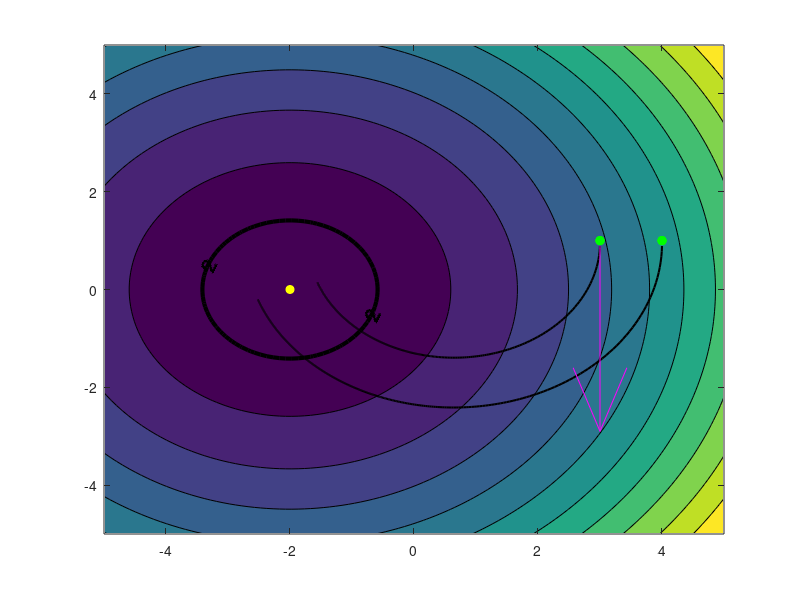

The MATLAB source for this figure: (Note: this script raises an error after producing the figure.)
clc; clear all;
%Constants
r0 = [-2;0];
r1 = [3;1];
r2 = [4;1];
k1 = .3;
dt = 0.01;
thresh = .6;
t = 2;
R = [0, -1; 1, 0];
maxcycles = 1000;
r1dot = zeros(2,maxcycles);
r2dot = zeros(2,maxcycles);
video_flag = false;

% initial positions of robots
r1(1,1) = 3;
r1(2,1) = 1;
r2(1,1) = 4;
r2(2,1) = 1;

%Prepare video
if video_flag
    figure;
    %pause;
    myVideo = VideoWriter('animation.mp4', 'MPEG-4');
    myVideo.FrameRate = 20;
    myVideo.Quality = 100;
    open(myVideo);
end

x = linspace(-5,5);
y = linspace(-5,5);
[X,Y] = meshgrid(x,y);
Z = (X+2).^2+Y.^2;
[M,d] = contourf(X,Y,Z); hold on
[C,h] = contour(X, Y, Z, [2 2], 'k', 'LineWidth', 3); 
clabel(C,h,2,'FontWeight','bold','FontSize',15) % Label 2 contour

%Prepare plot
D = (norm(r1-r0)+norm(r2-r0))/2;
hold on
plot(r1(1),r1(2),'go','MarkerFaceColor','g')
plot(r2(1),r2(2),'go','MarkerFaceColor','g')
plot(r0(1),r0(2),'yo','MarkerFaceColor','y')
xlim([-5 5])
ylim([-5 5])

%Main loop
while D > thresh && t < maxcycles
   %Calculate Velocities
   w = (r1(:,t-1) - r2(:,t-1)) / norm(r1(:,t-1) - r2(:,t-1));
   v = R*w;
   r1dot(:,t-1) = k1*(norm(r1(:,t-1)-r0))^2*v;
   r2dot(:,t-1) = k1*(norm(r2(:,t-1)-r0))^2*v;
   
   %Update Motion
   r1(:,t) = r1(:,t-1) + r1dot(:,t-1)*dt;
   r2(:,t) = r2(:,t-1) + r2dot(:,t-1)*dt;
   
   %Update D
   D = (norm(r1-r0)+norm(r2-r0))/2;
   
   %Plotting Trajectory
   plot([r1(1,t-1) r1(1,t)],[r1(2,t-1) r1(2,t)],'k','LineWidth',1.5);
   plot([r2(1,t-1) r2(1,t)],[r2(2,t-1) r2(2,t)],'k','LineWidth',1.5); 
   
   % Video recording
   if video_flag
        frame = getframe(gcf);
        writeVideo(myVideo, frame);
   end
   t = t+1;
end

%Plotting 
plot(r1(1,1),r1(2,1),'go','MarkerFaceColor','g')
plot(r2(1,1),r2(2,1),'go','MarkerFaceColor','g')
A = [2,30,100,200,500];
arrowScale = [.5,.5,.5,.75,1.5];
for j = 1:length(A)
    for i = A(j) 
           plot(r1(1,i-1),r1(2,i-1),'go','MarkerFaceColor','g')
           plot(r2(1,i-1),r2(2,i-1),'go','MarkerFaceColor','g')
           qp1 = quiver(r1(1,i-1),r1(2,i-1),r1dot(1,i-1)*arrowScale(j),r1dot(2,i-1)*arrowScale(j),'m','AutoScale','off');
           qp1.LineWidth = 1.5;
           qp1.MaxHeadSize = .5;
           qp2 = quiver(r2(1,i-1),r2(2,i-1),r2dot(1,i-1)*arrowScale(j),r2dot(2,i-1)*arrowScale(j),'m','AutoScale','off');
           qp2.LineWidth = 1.5;
           qp2.MaxHeadSize = .5;
    end
end

plot(r1(1,end),r1(2,end),'ro','MarkerFaceColor','r')
plot(r2(1,end),r2(2,end),'ro','MarkerFaceColor','r')

if video_flag
        frame = getframe(gcf);
        writeVideo(myVideo, frame);
end
if video_flag; close(myVideo); end
hold off
    
